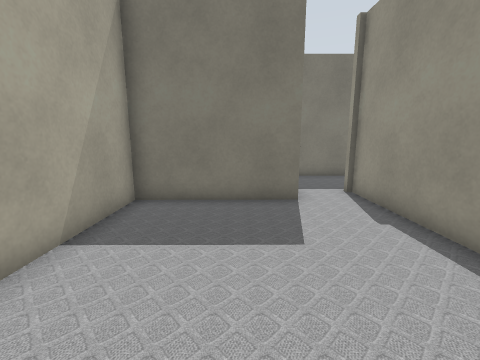
[1] (above)

22 first-person views from a walk through a Gazebo world. The camera is 0.94 m above the floor, tilts 10° down and sees 90° across. The lines on the ground mark 1 m squares. The floor is counted in squares, 0.5 m on a side. Each view is taken from the middle of a square. On the plan, view 1 faces up. The plan holds only what a view shows up to about 15 squares ahead; the rest is blank. The place goes on beyond the plan. Simple patterns stand in for the simulator's built-in surfaces.

[2]
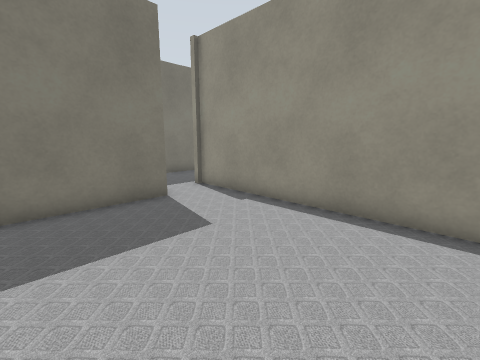

[3]
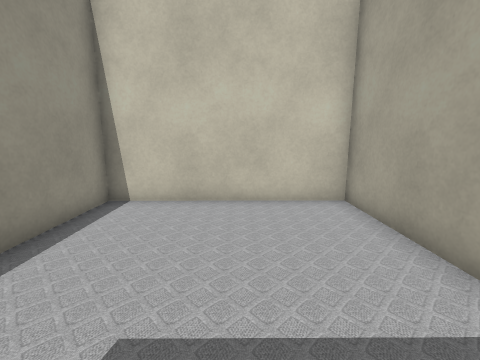

[4]
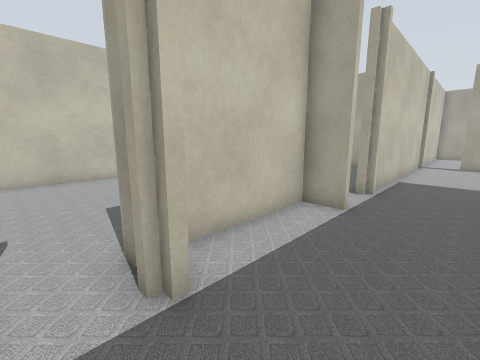

[5]
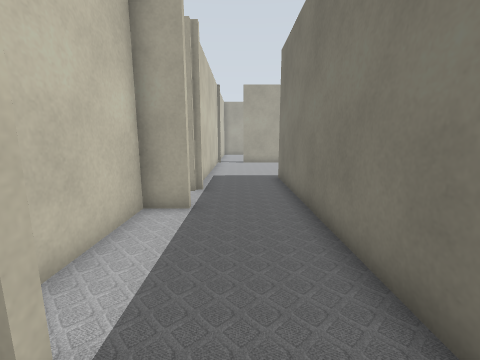

[6]
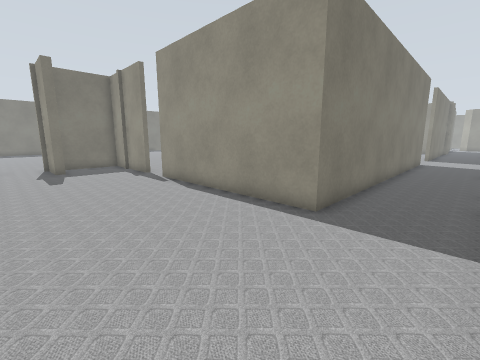

[7]
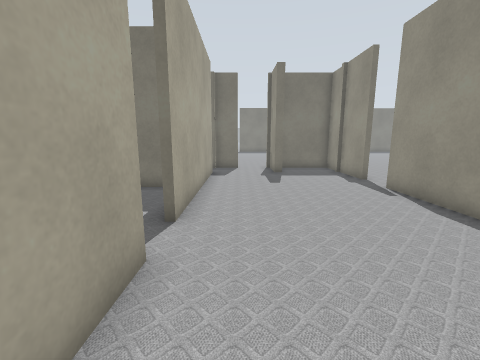

[8]
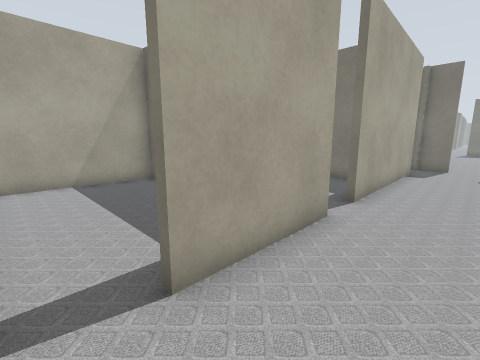

[9]
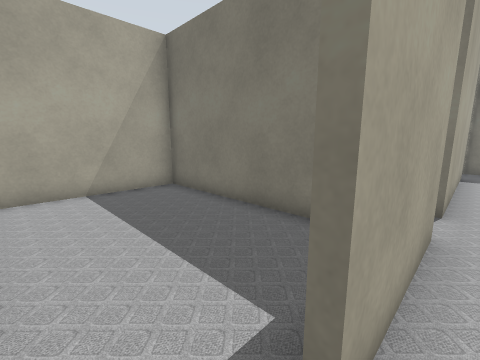

[10]
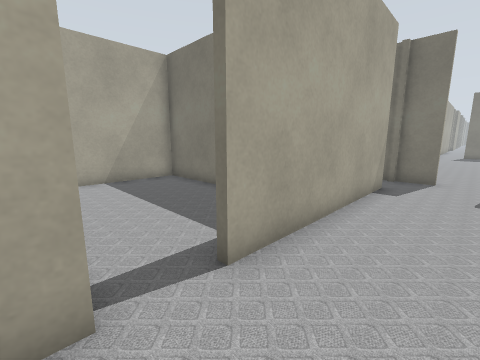

[11]
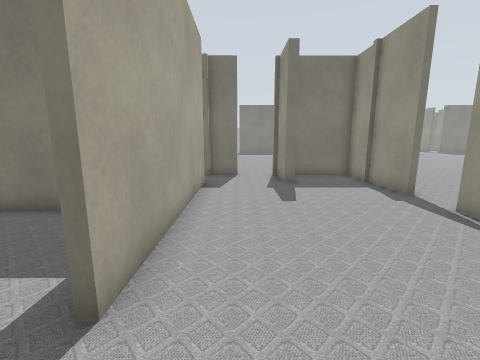

[12]
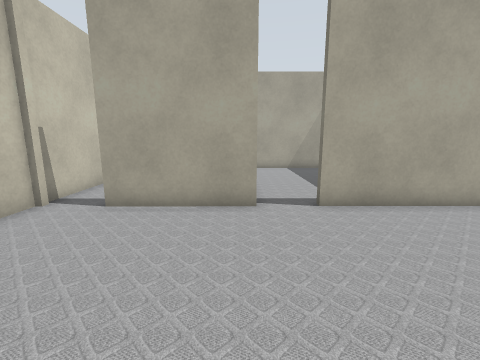

[13]
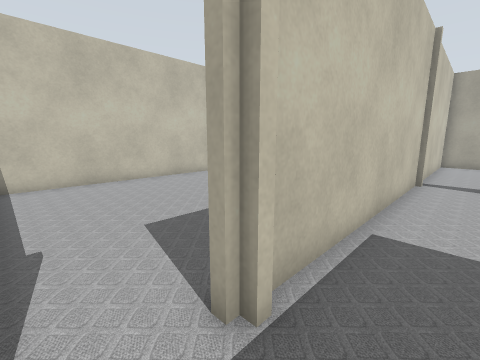

[14]
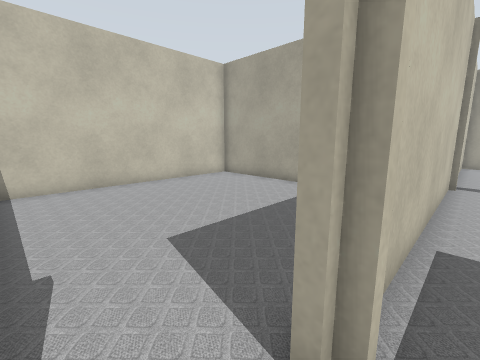

[15]
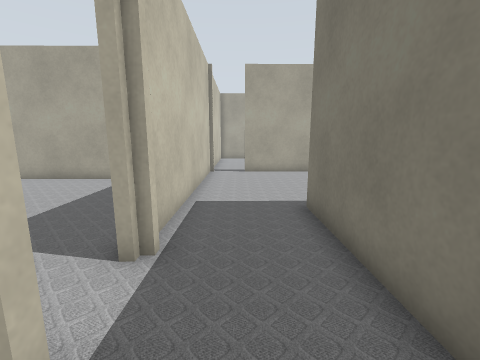

[16]
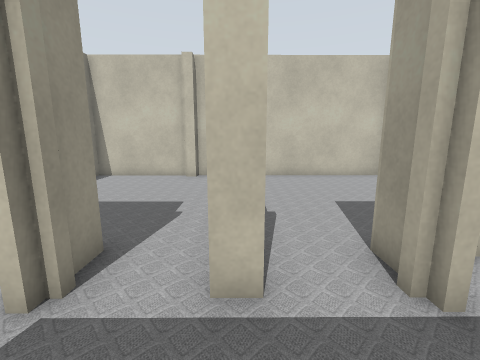

[17]
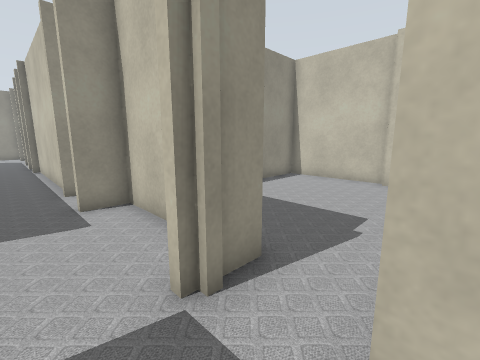

[18]
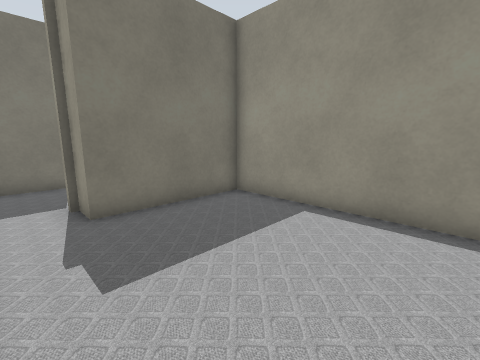

[19]
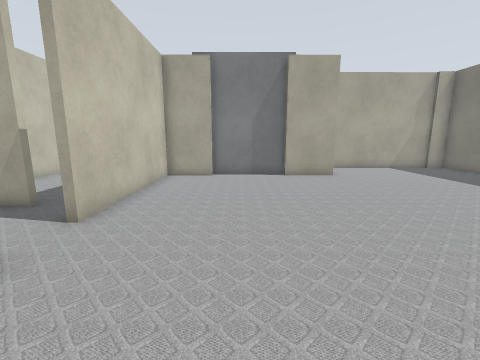

[20]
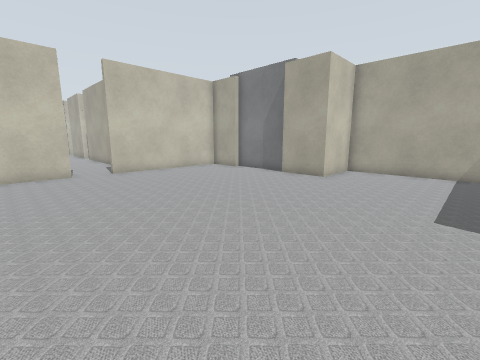

[21]
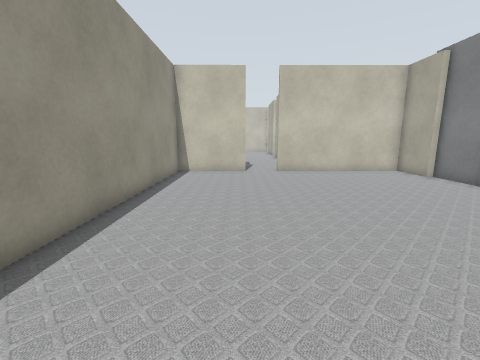

[22]
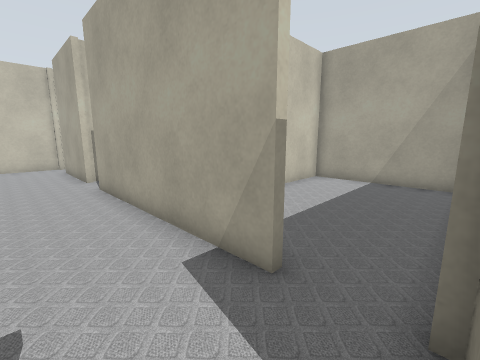

### Floor plan
Points are (right, up) in squares from view 1. A wall is a line through its corners. A room is listed if a view was taken in it or the views show most of it. See-through windows are left out.
Room 1 (views 1, 2, 3)
walls: (1.8, 7.2) (-3.3, 7.1); (-3.2, 7) (-3.2, -1.1) (4, -1) (3.9, 6.4)
ways out: opening at (3, 7.5) to room 2
Room 2 (views 4, 5, 6, 7, 8, 9, 10, 11, 12, 13, 14, 15, 16, 17)
walls: (-15.5, 14.6) (-15.4, 10.2); (-8.4, 21.7) (-8.5, 24.2); (-3.2, 8.7) (-3.2, 7); (-15.4, 8.3) (-6.2, 8.4); (-3.3, 7.4) (0.8, 7.4); (-11.6, 24.2) (-12.1, 24.1) (-12.1, 26.2); (-8.5, 24.7) (-8.5, 26.2) (-11.4, 26.1); (-15.5, 24.2) (-15.5, 16.2); (-14, 26.1) (-15.5, 26.1); (1.8, 8) (1.8, 7.2); (4.5, 11.9) (-8.4, 11.8) (-8.4, 20); (3.9, 6.4) (3.9, 8.4) (4.4, 8.4)
ways out: opening at (3, 7.5) to room 1; opening at (4, 10) to room 3; opening at (-13.5, 26) to room 4; opening at (-5, 8) to room 5; opening at (-15.5, 15.5) to room 6; opening at (-16, 25) to room 7; opening at (-16, 10) to room 8; opening at (-8, 20.5)
Room 3 (view 18)
walls: (6.2, -0.6) (6.7, -0.6); (6.6, -1) (11.1, -1) (11.1, 7.2) (6.3, 7.2) (6.3, 8.8); (5.6, -1) (6.2, -1); (6.7, 11.9) (4.5, 11.9)
ways out: opening at (4, 10) to room 2; opening at (6, 10) to room 9
Room 4 (views 19, 20, 21, 22)
walls: (-12.4, 26.4) (-8.5, 26.4) (-8.5, 36.8); (-21, 28.6) (-21, 26.3) (-14, 26.4); (-24.1, 40.5) (-24, 34.7) (-21, 34.7) (-21, 32.4)
ways out: opening at (-13.5, 26) to room 2
Room 5 (no view inside)
walls: (-12.9, 5.7) (-12.9, -1.1) (-3.9, -1.1)
ways out: opening at (-5, 8) to room 2
Room 6 (no view inside)
walls: (-16.9, 20.1) (-24, 20.1) (-23.9, 15)
ways out: opening at (-15.5, 15.5) to room 2
Room 7 (no view inside)
walls: (-24, 25.5) (-24, 20.4) (-20, 20.4)
ways out: opening at (-16, 25) to room 2
Room 8 (no view inside)
walls: (-17.6, 14) (-23.9, 14) (-23.9, 8.3) (-15.4, 8.3)
ways out: opening at (-16, 10) to room 2
Room 9 (no view inside)
walls: (8.8, 7.5) (11.1, 7.5) (11.1, 8.8)
ways out: opening at (6, 10) to room 3

Positions as (right, up) in squares from view 1, and headings:
1: (0, 0), facing up
2: (-2, 0), facing up-right
3: (0, 6), facing down
4: (3, 11), facing down-left
5: (3, 10), facing left
6: (-14, 9), facing up-right
7: (-14, 11), facing up
8: (-13, 9), facing up-left
9: (-15, 9), facing up-left
10: (-13, 14), facing up-left
11: (-14, 14), facing up
12: (-9, 14), facing left
13: (-4, 10), facing down-left
14: (-4, 9), facing down-left
15: (-2, 10), facing left
16: (4, 11), facing down
17: (4, 10), facing down-right
18: (5, 1), facing up-right
19: (-9, 30), facing left
20: (-10, 40), facing down-left
21: (-12, 40), facing down
22: (-13, 26), facing down-left
